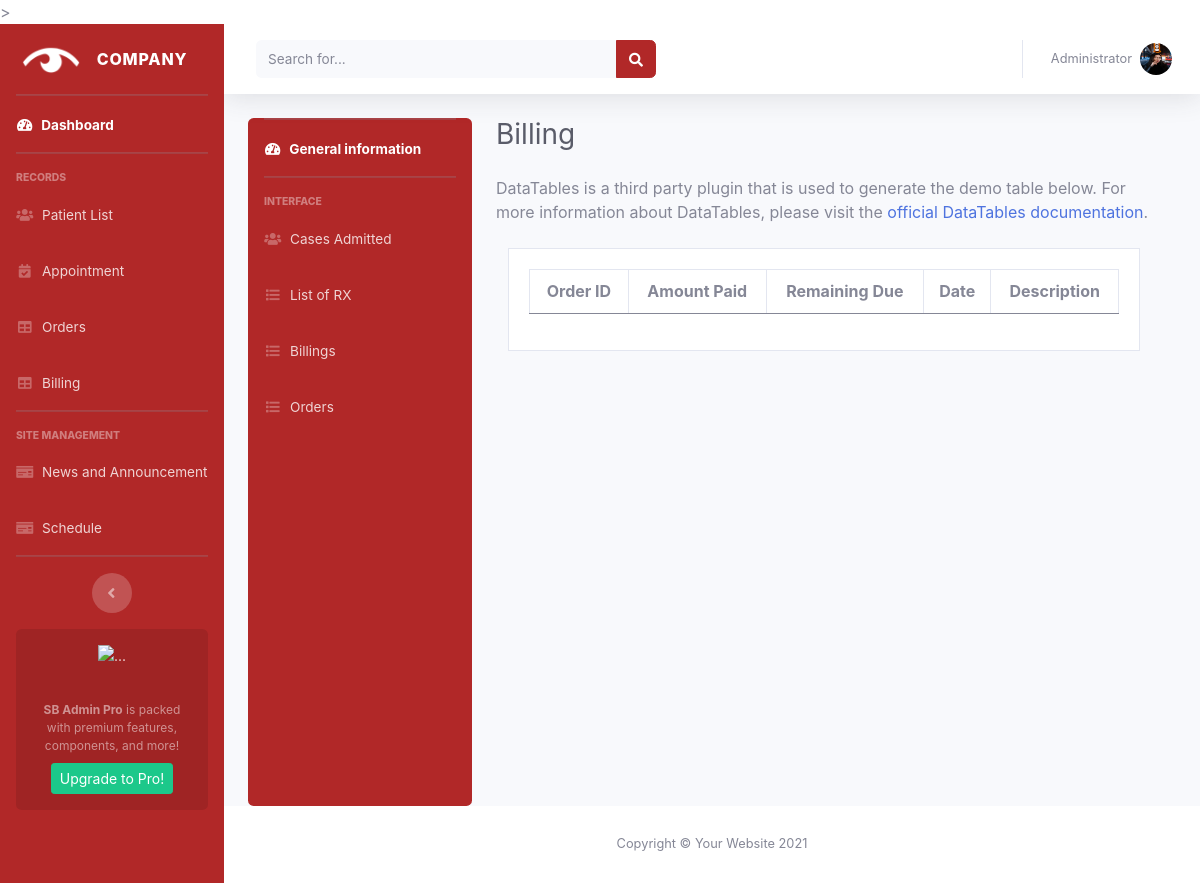
/patient_list/patient/4/Billing/ (signed in), run on an earlier commit of the app's database.
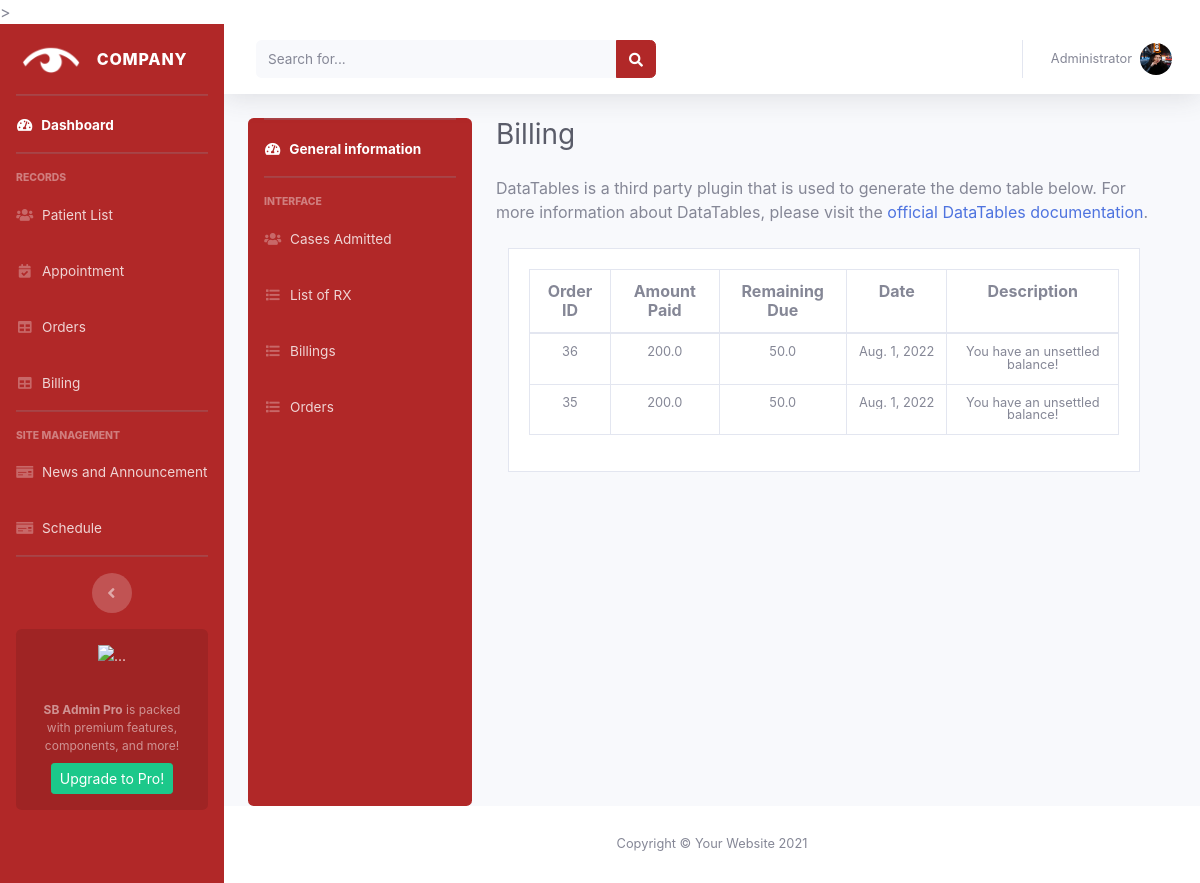
And on a later commit of the database.
### accounts/models.py (models this page shows)
class Billing(models.Model):
    order = models.ForeignKey(Order, null=True, blank=True,on_delete=models.CASCADE)
    amount = models.FloatField(null=True,blank=True)
    remain_due = models.FloatField(null=True,blank=True)
    description = models.CharField(max_length=200, null=True,blank=True)
    date_created = models.DateTimeField(auto_now_add=True)

class Order(models.Model):
    TYPE = (
        ('Glasses', 'Glasses'),
        ('Product', 'Product'),
    )
    PAY_TYPE = (
        ('Installment Pay', 'Installment Pay'),
        ('Full Pay', 'Full Pay'),
    )
    user = models.ForeignKey(User, null=True, blank=True,on_delete=models.CASCADE)
    price = models.FloatField(null=True,blank=True)
    quantity = models.IntegerField(null=True,blank=True)
    due = models.FloatField(null=True,blank=True)
    type = models.CharField(max_length=200, null=True,blank=True, choices=TYPE)
    payment_type = models.CharField(max_length=200, null=True,blank=True, choices=PAY_TYPE)
    months = models.CharField(default='0',max_length=200, null=True, blank=True)
    paid_until =  models.DateTimeField(blank=True,null=True)
    annual_rate = models.CharField(default='0',max_length=200, null=True, blank=True)
    date_created = models.DateTimeField(auto_now_add=True)
    product_details = models.CharField(default='None:',max_length=200, null=True, blank=True)
    dispense_details = models.CharField(default='None:',max_length=200, null=True, blank=True)
    lab_details = models.CharField(default='None:',max_length=200, null=True, blank=True)
    status = models.CharField(max_length=200, null=True,blank=True)
    note = models.CharField(max_length=200, null=True,blank=True)

### accounts/decorators.py (the view)
        def wrapper_func(request, *args, **kwargs):
            group = None
            if request.user.groups.exists():
                group = request.user.groups.all()[0].name
            if group in allowed_roles:
                return view_func(request, *args, **kwargs)
            else:
                return HttpResponse('You are not authorized to view this page!')

### accounts/views.py (called while the page is built)
@login_required(login_url='login')
@allowed_users(allowed_roles=['admin'])
def person_billing(request, pk):
    patient = Account.objects.get(id=pk)
    billings = Billing.objects.filter(
        order__user=patient.user).order_by('-date_created')
    context = {'patient': patient, 'billings': billings, }
    return render(request, 'admin/components/person_billing.html', context)

### accounts/templates/admin/components/person_billing.html (shortened to what this page needs)
{% extends 'admin/components/person.html' %} {% block title %}Patients{% endblock %}
{% block patient %}
{% load svg %}
<div class="d-sm-flex align-items-center justify-content-between mb-4">
    <h1 class="h3 mb-0 text-gray-800">Billing</h1>
</div>
<p class="mb-4">DataTables is a third party plugin that is used to generate the demo table below.
    For more information about DataTables, please visit the <a target="_blank" href="https://datatables.net">official
        DataTables documentation</a>.</p>
<div class="col-xl-12 mt-4">
    <div class=" card rounded-0  mb-4">
        <div class=" card card-body border-0   ">
            <table class="table table-bordered text-center align-middle">
                <tr class="p-0 mb-2 h6 text-dark-100 bolder">
                    <th scope="col">Order ID</th>
                    <th scope="col">Amount Paid</th>
                    <th scope="col ">Remaining Due</th>
                    <th scope="colasdasd">Date</th>
                    <th>Description</th>
                </tr>
                <tbody class="p-5 ">
                    {% for billing in billings%}
                    <tr class="small text-center lh-1">
                        <td>{{billing.order.id}}</td>
                        <td>{{billing.amount}}</td>
                        <td>{{billing.remain_due}}</td>
                        <td>
                            <div class="d-inline-block text-truncate" style="max-width: 150px;">
                                {{billing.date_created.date}}
                            </div>
                        </td>
                        <td>{{billing.description}}</td>
                    </tr>
                    {% endfor %}
                </tbody>
            </table>
        </div>
    </div>
</div>
{% endblock %}

What changed in the data, as far as the page shows it:
added Billing: order.id "36", amount "200.0", remain_due "50.0", date_created "Aug. 1, 2022", description "You have an unsettled balance!"
added Billing: order.id "35", amount "200.0", remain_due "50.0", date_created "Aug. 1, 2022", description "You have an unsettled balance!"
